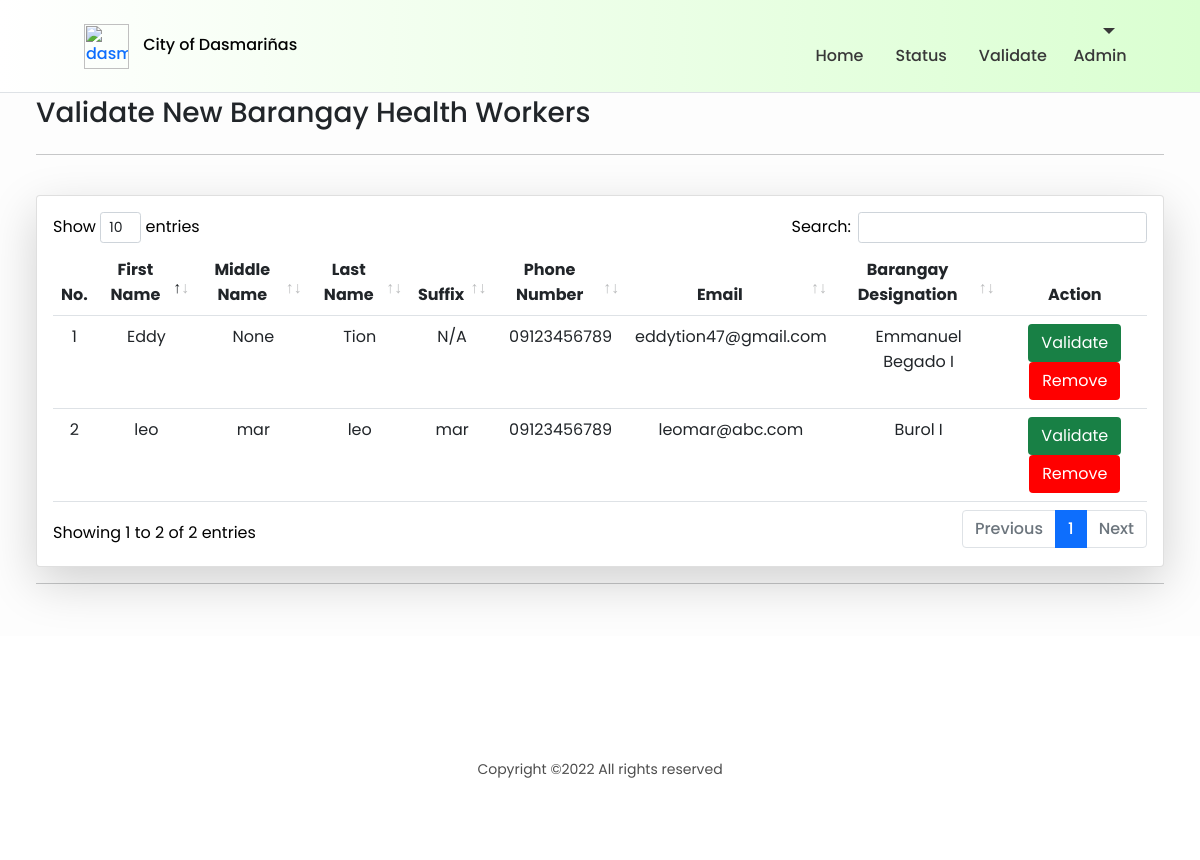
Screenshot of /validation with the database file from the repository.
### profilingApp/models.py (models this page shows, shortened)
class BarangayHealthWorker(Model):
    BARANGAYS = [('Select Barangay', 'Select Barangay'),
                 ('Burol', 'Burol'),
                 ('Burol I', 'Burol I'),
                 ('Burol II', 'Burol II'),
                 ('Burol III', 'Burol III'),
                 ('Datu Esmael', 'Datu Esmael'),
                 ('Emmanuel Begado I', 'Emmanuel Begado I'),
                 ('Emmanuel Begado II', 'Emmanuel Begado II'),]
    user = models.OneToOneField(CustomUser, on_delete=CASCADE, primary_key=True)
    is_validated = models.BooleanField(default=False)
    bhw_barangay = models.CharField(max_length=100, choices=BARANGAYS, default='Select Barangay')

class CustomUser(AbstractUser):
    USER_TYPE = [('Choose User Type', 'Choose User Type'),
                 ('Admin', 'Administrator'),
                 ('BHW', 'Barangay Health Worker'),
                 ('P/G', 'Parent/Guardian')]
    username = None
    email = models.EmailField(_('email address'), unique=True)
    user_type = models.CharField(max_length=100, choices=USER_TYPE, default='Choose User Type')
    middle_name = models.CharField(max_length=100, null=True)
    suffix_name = models.CharField(max_length=100, default='N/A')
    phone_num = models.CharField(max_length=100, null=True)
    USERNAME_FIELD = 'email'
    REQUIRED_FIELDS = []
    objects = CustomUserManager()

### profilingApp/views.py (the view)
# urls.py: path('validation', views.bhw_validation, name='bhw_validation'),
def bhw_validation(request):
    bhw = BarangayHealthWorker.objects.filter(is_validated=False)
    context = {'bhws' : bhw}
    return render(request, 'activities/Admin Validate BHW.html', context)

### profilingApp/templates/activities/Admin Validate BHW.html (shortened to what this page needs)
{% extends 'activities/Admin Home.html' %}
{% load static %}
{% block dashboard %}
<div id="grid" class="container-fluid" style="padding:3%; margin: top 65px;">
    <div class="container-grid">
        <div class="">
            <div class="row">
                <div class="col">
                    <h3 style="text-align:left;">Validate New Barangay Health Workers</h3>
                </div>
            </div>
        <hr>
        <br>
        </div>
    </div>
    <div class="text-black">
        <div class="row">
            <div class="col">
                <div class="card shadow-lg p-3 bg-white rounded">
                    <div class="table-responsive">
                        <table class="table table-hover table-cell-border" id="table_validation">
                            <thead>
                                <tr>
                                    <th scope="col" class="text-center">No.</th>
                                    <th scope="col" class="text-center">First Name</th>
                                    <th scope="col" class="text-center">Middle Name</th>
                                    <th scope="col" class="text-center">Last Name</th>
                                    <th scope="col" class="text-center">Suffix</th>
                                    <th scope="col" class="text-center">Phone Number</th>
                                    <th scope="col" class="text-center">Email</th>
                                    <th scope="col" class="text-center">Barangay Designation</th>
                                    <th scope="col" class="nosort text-center">Action</th>
                                </tr>
                            </thead>
                            <tbody>
                                {% for bhw in bhws %}
                                <tr>
                                    <td class="text-center"></td>
                                    <td class="text-center">{{ bhw.user.first_name }}</td>
                                    <td class="text-center">{{ bhw.user.middle_name }}</td>
                                    <td class="text-center">{{ bhw.user.last_name }}</td>
                                    <td class="text-center">{{ bhw.user.suffix_name }}</td>
                                    <td class="text-center">09123456789</td>
                                    <td class="text-center">{{ bhw.user.email }}</td>
                                    <td class="text-center">{{ bhw.bhw_barangay }}</td>
                                    <td style="text-align: center;">
                                        <div>
                                            <a href="{% url 'unvalidated_profile' bhw.user.id %}"><button type="button" style="background-color: #188045; color: white;" class="btn">Validate</button></a>
                                            <a href="{% url 'delete_profile' bhw.user.id %}"><button type="button" style="background-color: red; color: white;" class="btn">Remove</button></a>
                                        </div>
                                    </td>
                                </tr>
                                {% endfor %}
                            </tbody>
                        </table>
                    </div>
                </div>
            </div>
        </div>
    </div>
        <hr>
</div>
{% endblock %}

### profilingApp/static/CSS/styles.css (style rules this page uses)
* { margin: 0; padding: 0; box-sizing: border-box; font-family: 'Poppins', sans-serif; }
li, a, button { font-family: 'Poppins', sans-serif; font-weight: 500; font-size: 16px; color:#188045; text-decoration: none; }
a { text-decoration: none; }
#grid,#footer,#mysidenav,#header { transition: 0.5s ease-in-out; }
#grid { background-color: rgba(253, 253, 253, 0.952); position: relative; padding: 60px; width: 100%; margin-top: 60px; }
html { width: 100%; height: 100%; }
body { color: rgba(0, 0, 0, 0.6); font-family: 'Poppins', sans-serif; font-size: 14px; line-height: 1.6em; -webkit-font-smoothing: antialiased; -moz-osx-font-smoothing: grayscale; }
::placeholder { color:rgba(255, 255, 255, 0.253); }
.row { display: -webkit-box; display: -ms-flexbox; display: flex; -ms-flex-wrap: wrap; flex-wrap: wrap; margin-right: 15px; margin-left: 15px; }
.col-6, .col-7, .col-12, .col, .col-sm-3, .col-sm-6, .col-md-3, .col-md-4, .col-md-5, .col-md-6, .col-md-8, .col-md-9, .col-md-10, .col-md-12, .col-lg-3, .col-lg-4, .col-lg-5, .col-lg-6, .col-lg-7, .col-lg-8, .col-lg-10, .col-lg-12, .col-xl-2 { position: relative; width: 100%; padding-right: 15px; padding-left: 15px; }
.text-center { text-align: center !important; }
html { font-family: sans-serif; line-height: 1.15; -webkit-text-size-adjust: 100%; -webkit-tap-highlight-color: rgba(0, 0, 0, 0); }

### rows the page displays
BarangayHealthWorker: user.first_name "Eddy", user.middle_name "None", user.last_name "Tion", user.suffix_name "N/A", user.email "eddytion47@gmail.com", bhw_barangay "Emmanuel Begado I"
BarangayHealthWorker: user.first_name "leo", user.middle_name "mar", user.last_name "leo", user.suffix_name "mar", user.email "leomar@abc.com", bhw_barangay "Burol I"
